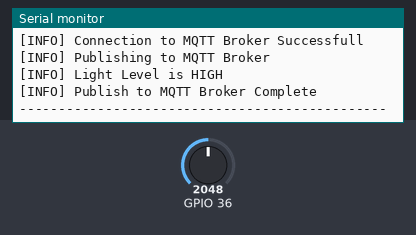
Bench run of a sketch on a simulated ESP32. On the bench: the last lines printed to the serial monitor. Inputs (shaded band) come from the test bench; at power-on: GPIO 36 = 2048. WiFi joins after 1.5 s; servers stay silent unless stated; no MQTT or app messages arrive unless stated.

Above: at 2.9 s.
3.0 s: GPIO 36 set to 491
At 7.12 s:
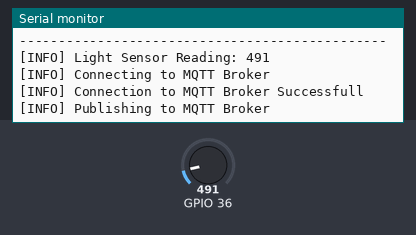
13.6 s: GPIO 36 set to 0
At 18.2 s:
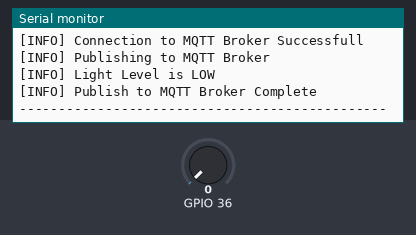
Timing chart, 0 to 19.7 s (numbered marks = the images above; inputs shaded):
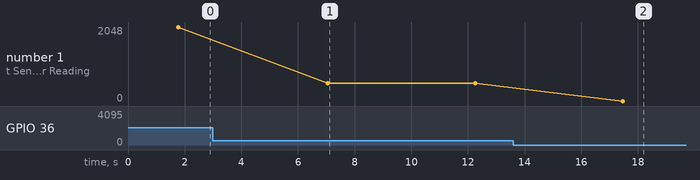

The sketch:

LightSensorDevice.ino
```cpp
/***************************************************************************
 * Sketch Name: M2M Light Sensor Device
 * Description: This sketch illustrates how multiple Arduino devices can
                work together without any human intervention, this sketch
                publishes light sensor data to an MQTT broker which is
                used by other Arduino devices to perform their actions
 * Created On:  March 01, 2016
 * Author:      Adeel Javed
 * Book:        Building Arduino Projects for the Internet of Things
 * Chapter:     Chapter 11 - IoT Patterns: Machine to Machine
 * Website:     http://codifythings.com
 **************************************************************************/

/***************************************************************************
 * External Libraries
 **************************************************************************/

#include <SPI.h>
#include <WiFi.h>
#include <PubSubClient.h>

/***************************************************************************
 * Internet Connectivity Setup - Variables & Functions
 **************************************************************************/

char ssid[] = "YOUR_SSID";        // Network SSID (name)
char pass[] = "YOUR_PASSWORD";    // Network Password (use for WPA,
                                  // or use as key for WEP)

int keyIndex = 0;                 // Network Key Index Number
                                  // (needed only for WEP)

int status = WL_IDLE_STATUS;

WiFiClient client;

void connectToInternet()
{
  status = WiFi.status();

  // Check for the presence of the shield
  if (status == WL_NO_SHIELD)
  {
    Serial.println("[ERROR] WiFi Shield Not Present");
    // Do nothing
    while (true);
  }

  // Attempt to connect to WPA/WPA2 Wifi network
  while ( status != WL_CONNECTED)
  {
    Serial.print("[INFO] Attempting Connection - WPA SSID: ");
    Serial.println(ssid);

    status = WiFi.begin(ssid, pass);
  }

  // Connection successful
  Serial.print("[INFO] Connection Successful");
  Serial.print("");
  printConnectionInformation();
  Serial.println("-----------------------------------------------");
  Serial.println("");
}

void printConnectionInformation()
{
  // Print Network SSID
  Serial.print("[INFO] SSID: ");
  Serial.println(WiFi.SSID());

  // Print Router's MAC address
  byte bssid[6];
  WiFi.BSSID(bssid);
  Serial.print("[INFO] BSSID: ");
  Serial.print(bssid[5], HEX);
  Serial.print(":");
  Serial.print(bssid[4], HEX);
  Serial.print(":");
  Serial.print(bssid[3], HEX);
  Serial.print(":");
  Serial.print(bssid[2], HEX);
  Serial.print(":");
  Serial.print(bssid[1], HEX);
  Serial.print(":");
  Serial.println(bssid[0], HEX);

  // Print received signal strength
  long rssi = WiFi.RSSI();
  Serial.print("[INFO] Signal Strength (RSSI): ");
  Serial.println(rssi);

  // Print encryption type
  byte encryption = WiFi.encryptionType();
  Serial.print("[INFO] Encryption Type: ");
  Serial.println(encryption, HEX);

  // Print WiFi Shield's IP address
  IPAddress ip = WiFi.localIP();
  Serial.print("[INFO] IP Address: ");
  Serial.println(ip);

  // Print MAC address
  byte mac[6];
  WiFi.macAddress(mac);
  Serial.print("[INFO] MAC Address: ");
  Serial.print(mac[5], HEX);
  Serial.print(":");
  Serial.print(mac[4], HEX);
  Serial.print(":");
  Serial.print(mac[3], HEX);
  Serial.print(":");
  Serial.print(mac[2], HEX);
  Serial.print(":");
  Serial.print(mac[1], HEX);
  Serial.print(":");
  Serial.println(mac[0], HEX);
}

/***************************************************************************
 * Sensor Setup - Variables & Functions
 **************************************************************************/

int lightValue;

void readSensorData()
{
  //Read Light Sensor Value
  lightValue = analogRead(A0);

  Serial.print("[INFO] Light Sensor Reading: ");
  Serial.println(lightValue);

  if(lightValue < 500)
  {
    publishSensorData("LOW");
  }
  else
  {
    publishSensorData("HIGH");
  }
  Serial.println("-----------------------------------------------");
}

/***************************************************************************
 * Data Publish - Variables & Functions
 **************************************************************************/

// IP address of the MQTT broker
char server[] = {"iot.eclipse.org"};
int port = 1883;
char topic[] = {"codifythings/lightlevel"};

void callback(char* topic, byte* payload, unsigned int length)
{
  //Handle message arrived
}

PubSubClient pubSubClient(server, port, 0, client);

void publishSensorData(String lightLevel)
{
  // Connect MQTT Broker
  Serial.println("[INFO] Connecting to MQTT Broker");

  if (pubSubClient.connect("arduinoIoTClient"))
  {
    Serial.println("[INFO] Connection to MQTT Broker Successfull");
  }
  else
  {
    Serial.println("[INFO] Connection to MQTT Broker Failed");
  }

  // Publish to MQTT Topic
  if (pubSubClient.connected())
  {
    Serial.println("[INFO] Publishing to MQTT Broker");
    if(lightLevel == "LOW")
    {
      Serial.println("[INFO] Light Level is LOW");
      pubSubClient.publish(topic, "LOW");
    }
    else
    {
      Serial.println("[INFO] Light Level is HIGH");
      pubSubClient.publish(topic, "HIGH");
    }

    Serial.println("[INFO] Publish to MQTT Broker Complete");
  }
  else
  {
    Serial.println("[ERROR] Publish to MQTT Broker Failed");
  }

  pubSubClient.disconnect();
}

/***************************************************************************
 * Standard Arduino Functions - setup(), loop()
 **************************************************************************/

void setup()
{
  // Initialize serial port
  Serial.begin(9600);

  // Connect Arduino to internet
  connectToInternet();
}

void loop()
{
  // Read sensor data
  readSensorData();

  // Delay
  delay(5000);
}
```

Measured:
- after the input at 3.0 s, the serial monitor: prints a new line after 4.1 s (image 1)
- after the input at 13.6 s, the serial monitor: prints a new line after 3.9 s (image 2)
- plotted number 1: 2048 → 491 after the input at 3.0 s, 491 → 0 after the input at 13.6 s
